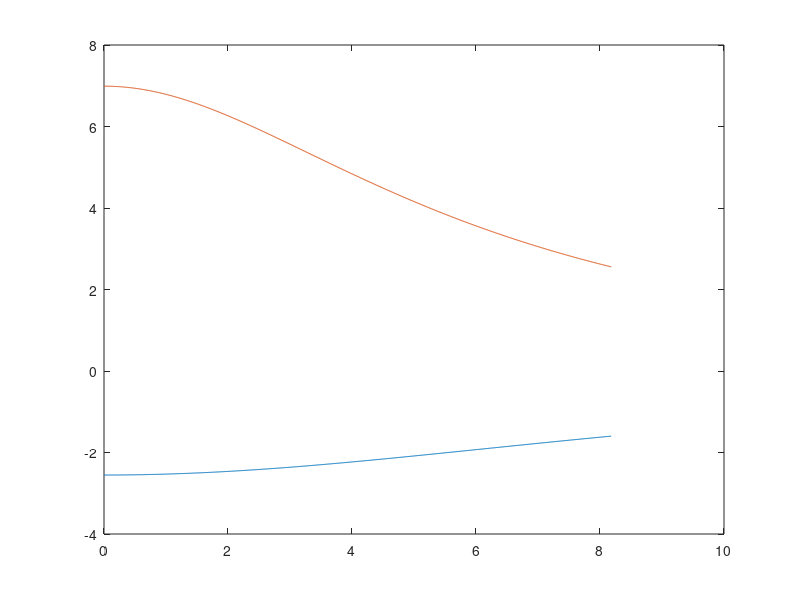

Recreate this plot in MATLAB.
hbar = 1.05457e-34;          % J*s
epsilon_0 = 8.85419e-12;     % F/m
omega_p1 = 2*pi*1.93666e14;       % rad/s
omega_s  = 2*pi*1.93466e14;       % rad/s
omega_p2 = 2*pi*1.93266e14;       % rad/s
L = 3.60026e-4;              % m
v_p1 = 7.18927e7;            % m/s
v_p2 = v_p1;                 % m/s
v_s  = v_p1;                 % m/s
chi3 = 1.9e-19;              % m^2/V^2
A_eff = 1.88e-13;            % m^2
n_s = 2.42;                  % --
n_p1 = n_s;                  % --
n_p2 = n_s;                  % --
n_g = 4.17;                  % --
c = 299792458;               % m/s

i = 3;

sigma_s = [0.9645, 0.9745, 0.9795, 0.9845, 0.9945]
gamma_s = sqrt(2*(1-sigma_s)*v_s^2/L)
Gamma_s = (1-sigma_s)*v_s/L

sigma_sph = sigma_s(3);     % 0.9795
gamma_sph = gamma_s(3);     % 7.6720e+08
Gamma_sph = Gamma_s(3);     % 4.0936e+09

Gamma_sbar = Gamma_s + Gamma_sph;

Lambda_3 = (3*hbar*omega_s^2*v_s^2*chi3)./(n_s^2*epsilon_0*c^2*L*A_eff);    % 1455.4


c_p1_th = sqrt(Gamma_sbar(i)./2/Lambda_3);    % 1.6771e+03
P_p1_th = (hbar*omega_p1*Gamma_sbar(i).^2*Gamma_sbar(i))./(4*Gamma_s(i)*Lambda_3); % 0.003

% %plot 1
% delta_s = 0;
% c_p1 = (0:c_p1_th/100:c_p1_th-c_p1_th/100);
% c_p2 = (0:c_p1_th/100:c_p1_th-c_p1_th/100);
% phi = -pi;
% % parametric_gain = abs(1./(1-1j*(Lambda_3.*c_p1.*c_p2*exp(1j*phi))./(Gamma_sbar(i)-1j*delta_s ))).^2;
% parametric_gain = abs(1./(1-(2*Lambda_3.*c_p1.*c_p2*exp(1j*phi))./(Gamma_sbar(i)-1j*delta_s ))).^2;
% plot(c_p1, 10*log10(parametric_gain));
% hold on;

% % plot 2;
% delta_s = (-50:0.01:50)*1e9;
% c_p1 = 0.5*c_p1_th;
% c_p2 = 0.5*c_p1_th;
% phi = -0;
% % parametric_gain = abs(1./(1-1j*(Lambda_3.*c_p1.*c_p2*exp(1j*phi))./(Gamma_sbar(i)-1j*delta_s ))).^2;
% parametric_gain = abs(1./(1-(2*Lambda_3.*c_p1.*c_p2*exp(1j*phi))./(Gamma_sbar(i)-1j*delta_s ))).^2;
% plot(delta_s*1e-9, 10*log10(parametric_gain));
% hold on;

omega_sb = 0:10e6:Gamma_sbar(i);
Vx = 1 - (4*Gamma_s(i)*Lambda_3*c_p1_th*c_p1_th)./((Gamma_sbar(i) + Lambda_3*c_p1_th*c_p1_th).^2+omega_sb.^2);
Vp = 1 + (4*Gamma_s(i)*Lambda_3*c_p1_th*c_p1_th)./((Gamma_sbar(i) - Lambda_3*c_p1_th*c_p1_th).^2+omega_sb.^2);
plot(omega_sb*1e-9, 10*log10(Vx));
hold on;
plot(omega_sb*1e-9, 10*log10(Vp));

% omega_sb = 0;
% c_p1 = (0:c_p1_th/100:c_p1_th-c_p1_th/100);
% c_p2 = (0:c_p1_th/100:c_p1_th-c_p1_th/100);
% Vx = 1 - (4*Gamma_s(i)*Lambda_3.*c_p1.*c_p2)./((Gamma_sbar(i) + Lambda_3*c_p1_th*c_p1_th).^2+omega_sb.^2);
% Vp = 1 + (4*Gamma_s(i)*Lambda_3.*c_p1.*c_p2)./((Gamma_sbar(i) - Lambda_3*c_p1_th*c_p1_th).^2+omega_sb.^2);
% plot(c_p1, 10*log10(Vx));
% hold on;
% plot(c_p1, 10*log10(Vp));